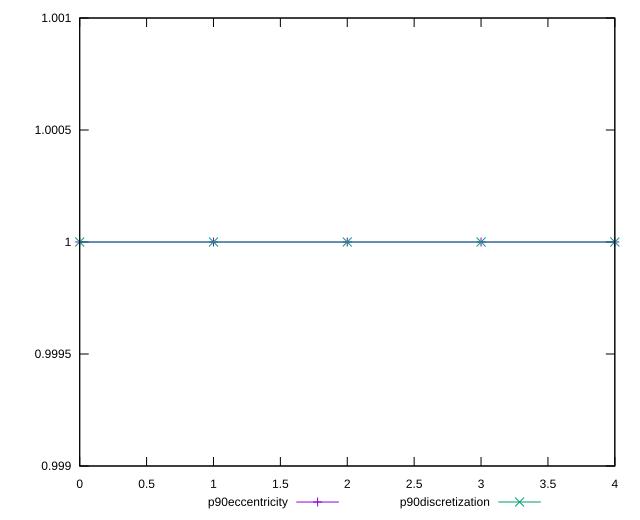

Write gnuplot code to recreate this figure.
reset

$p90Eccentricity <<EOF
0 0.9999999999999989
1 1
2 1.0000000000000002
3 1.0000000000000002
4 1.0000000000000002
EOF

$p90Discretization <<EOF
0 1
1 1
2 1
3 1
4 1
EOF

set key outside below
set xrange [0:4]
set yrange [0.9989999999999989:1.0010000000000001]
set trange [0.9989999999999989:1.0010000000000001]
set terminal svg size 640, 520 enhanced background rgb 'white'
set output "report_00020_2021-02-19T21:17:38.612Z2/first-contentful-paint/progression/eccentricity.svg"

plot $p90Eccentricity title "p90eccentricity" with linespoints, \
     $p90Discretization title "p90discretization" with linespoints

reset
